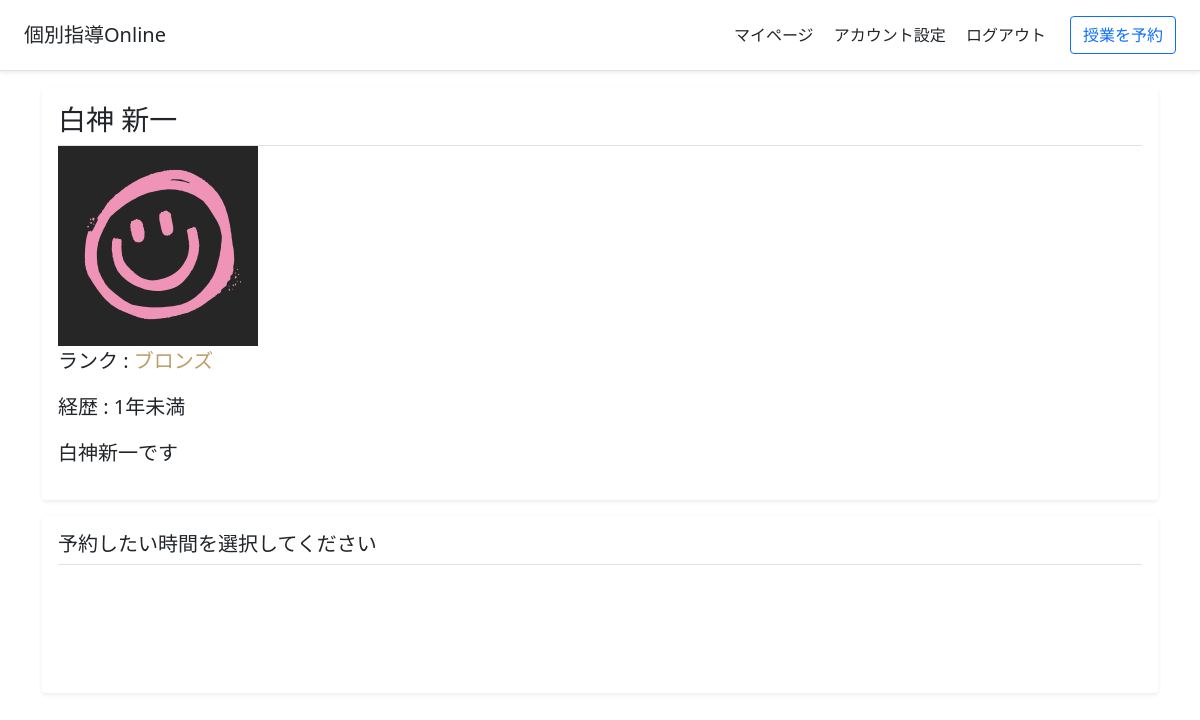
The app's page /choose_learning_datetime/1/ (signed in), older data.
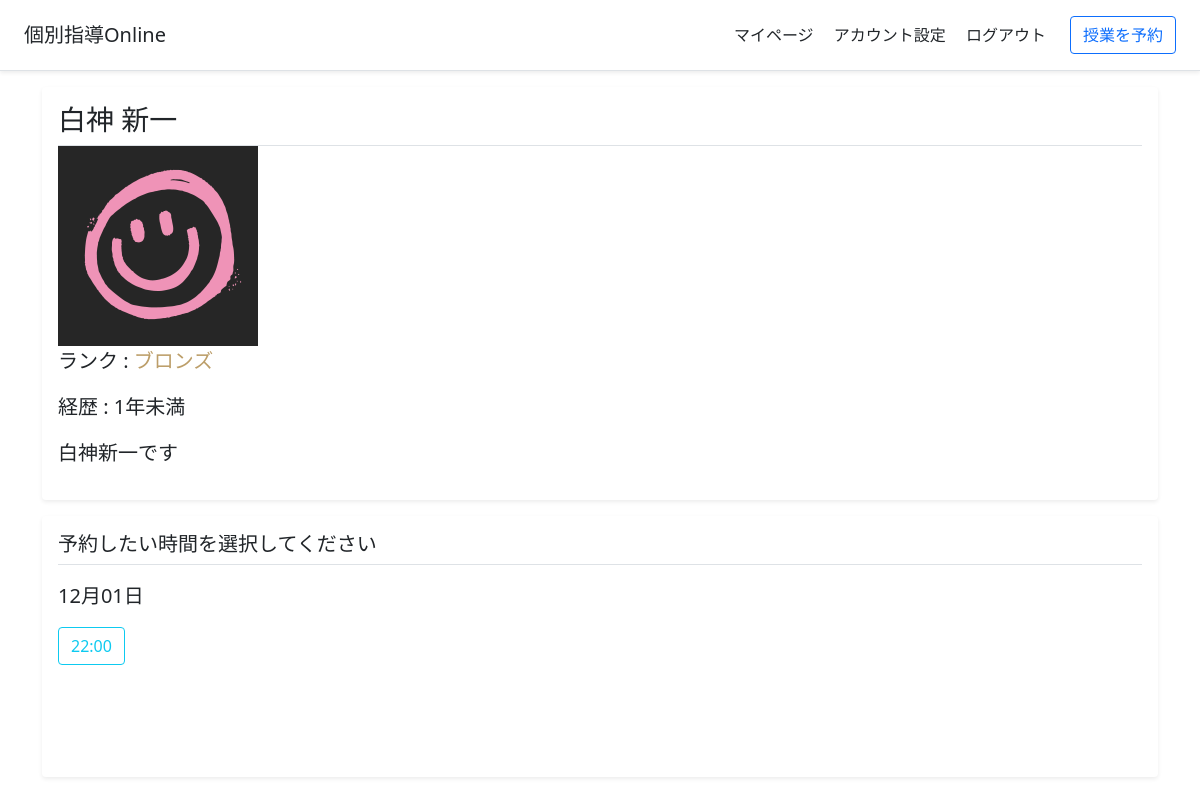
The same page, newer data.
### tutoringapp/models.py (models this page shows)
class ClassModel(models.Model):
    student = models.ForeignKey(StudentModel, on_delete=models.CASCADE) # 生徒ユーザー
    teacher = models.ForeignKey(TeacherModel, on_delete=models.CASCADE) # 講師ユーザー
    datetime = models.DateTimeField() # 授業の日付、時刻

### tutoringapp/views.py (the view, shortened to what this page needs)
# urls.py: path("choose_learning_datetime/<int:teacher_id>/", views.choose_reserved_class_datetime_view, name="choose_reserved_class_datetime"), # 授業の時間を選択するページ。teacher_idには予約する先生のユーザーidが入る。
def choose_reserved_class_datetime_view(request, teacher_id):
    if request.user.is_authenticated and request.user.user_type == "student":
        if request.method == "GET":
            user = request.user
            student = models.StudentModel.objects.get(user=user.id)
            teacher = models.TeacherModel.objects.get(user=teacher_id)
            weekly_teachers_class_list = create_weekly_teachers_class_list(user.id, teacher_id) # 選択した講師の、一週間分の授業のリストを作成する
            if request.GET.get("error"):
                error = request.GET.get("error")
            else:
                error = ""
            now = timezone.now()
            elapsed_time = relativedelta(now, teacher.user.start_datetime)
            if elapsed_time.year is not None:
                elapsed_year = f"{elapsed_time.year}年"
            else:
                elapsed_year = "1年未満"
            return render(request, "choose_reserved_class_datetime.html", {"weekly_teachers_class_list" : weekly_teachers_class_list, "student" : student, "teacher" : teacher.user, "elapsed_year" : elapsed_year, "error" : error})
    elif request.user.is_authenticated and request.user.user_type == "teacher":
        return redirect("manage_schedule")
    else:
        return redirect("login")

### tutoringapp/views.py (called while the page is built)
def return_datetime_duplicate_class(class_list, year, month, day, hour):
    duplicate_class = None
    for this_class in class_list:
        if this_class.datetime.year == year and this_class.datetime.month == month and this_class.datetime.day == day and this_class.datetime.hour == hour:
            duplicate_class = this_class
    return duplicate_class

def judge_datetime_is_within_oneweek(this_datetime):
    jst_today = datetime.datetime.now(datetime.timezone(datetime.timedelta(hours=9)))
    today = timezone.now().replace(day=jst_today.day, hour=15, minute=0, second=0, microsecond=0) - datetime.timedelta(days=1) # UTCにおける15時0分(JSTにおける0時0分)
    seven_days_after = today + datetime.timedelta(days=7)
    if today <= this_datetime < seven_days_after:
        return True
    else:
        return False

def judge_datetime_is_before_one_hour(this_datetime):
    one_hour_later = timezone.now().replace(minute=30, second=0, microsecond=0) + datetime.timedelta(hours=1)
    if this_datetime < one_hour_later:
        return True
    else:
        return False

### templates/choose_reserved_class_datetime.html (shortened to what this page needs)
{% extends "base.html" %}
{% block content %}
<main class="container">
    <div class="my-3 p-3 bg-white rounded shadow-sm">
        <h3 class="border-bottom pb-2 mb-0">{{teacher.last_name}} {{teacher.first_name}}</h3>
        <img src={{teacher.profile_image.url}} width="200" height=200">
        {% if teacher.rank == "bronze" %}
        <p class="lead">ランク : <span style="color: #BC9E69;">ブロンズ</span></p>
        {% elif teacher.rank == "silver" %}
        <p class="lead">ランク : <span style="color: #BEC1C3;">シルバー</span></p>
        {% elif teacher.rank == "gold" %}
        <p class="lead">ランク : <span style="color: #EFC986;">ゴールド</span></p>
        {% elif teacher.rank == "diamond" %}
        <p class="lead"><span style="color: #94D1C8;">ダイヤモンド</span></p>
        {% endif %}
        <p class="lead">経歴 : {{elapsed_year}}</p>
        <p class="lead">{{teacher.self_introduction}}</p>
    </div>
    <div class="my-3 p-3 bg-white rounded shadow-sm">
        <h5 class="border-bottom pb-2 mb-0">予約したい時間を選択してください</h5>
        <form action="" method="POST">{% csrf_token %}
            {% for halfday_teachers_class_list in weekly_teachers_class_list %}
            {% if forloop.counter0|divisibleby:"2" %}
                {% if halfday_teachers_class_list %}
                <p class="lead">{{halfday_teachers_class_list.0.datetime|date:"m月d日"}}</p>
                {% else %}
                    {% with next_index=forloop.counter %}
                    {% for halfday_teachers_class_list in weekly_teachers_class_list %}
                        {% if next_index == forloop.counter0 %}
                        <p class="lead">{{halfday_teachers_class_list.0.datetime|date:"m月d日"}}</p>
                        {% endif %}
                    {% endfor %}
                    {% endwith %}
                {% endif %}
            {% endif %}
            <div class="d-flex justify-content-left">
                {% for teachers_class in halfday_teachers_class_list %}
                {% if teachers_class.student.id == student.id %}
                <button type="submit" class="btn btn-outline-info" name="reserved_class_datetime" value="{{teachers_class.datetime|date:'Y:m:d H:00'}}">{{teachers_class.datetime|date:"H:00"}}</button>
                {% else %}
                <button type="submit" class="btn btn-info" name="reserved_class_datetime" value="{{teachers_class.datetime|date:'Y:m:d H:00'}}">{{teachers_class.datetime|date:"H:00"}}</button>
                {% endif %}
                {% endfor %}
            </div>
            {% endfor %}
        </form>
    </div>
</main>
{% endblock content %}

Row changes from the older to the newer data that the page shows:
added ClassModel: datetime "12月01日", datetime "22:00"
